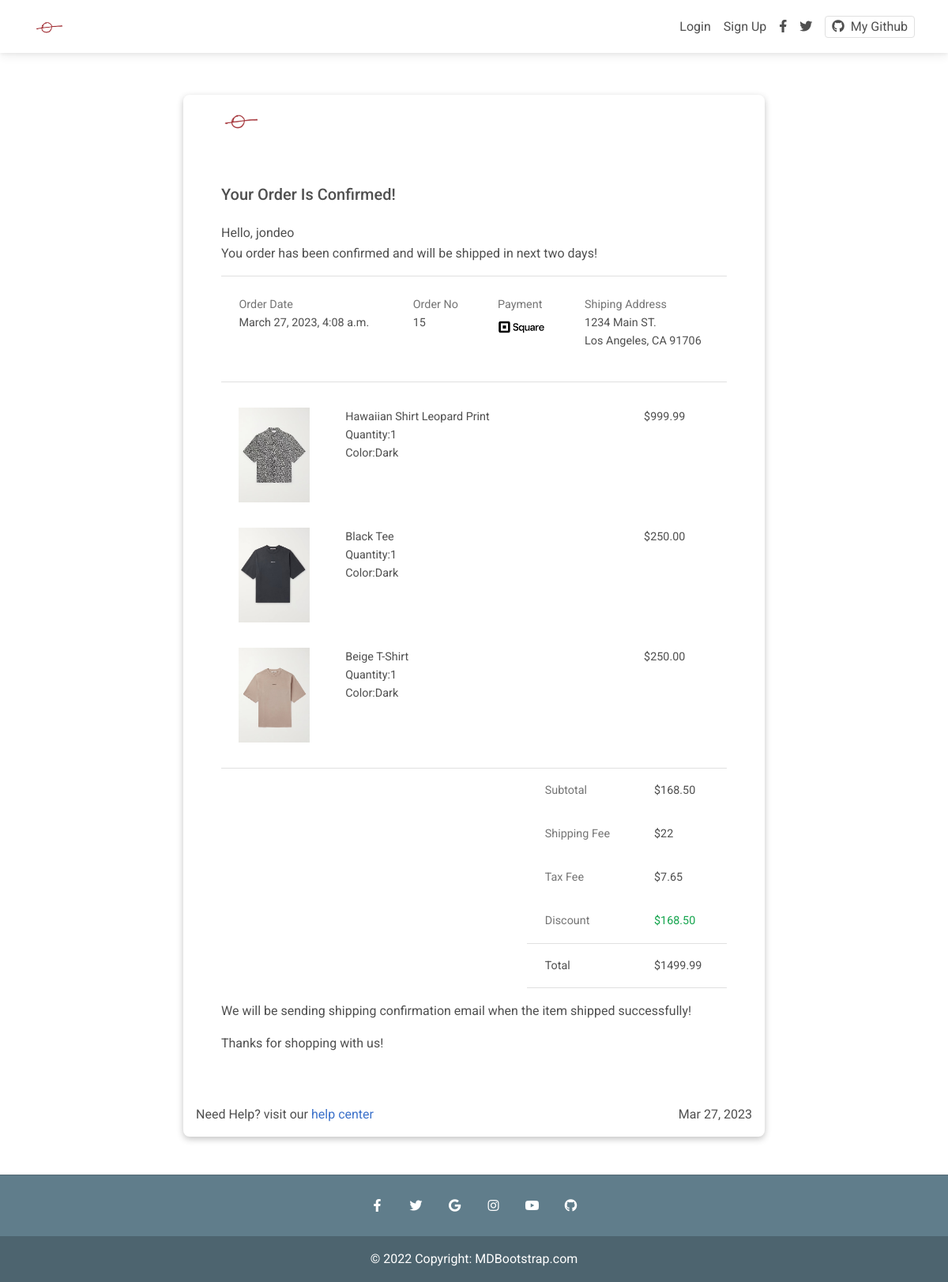
Screenshot of /confirmation/15/ with the database file from the repository.
### myapp/models.py (models this page shows, shortened)
class Order(models.Model):
    user = models.ForeignKey(settings.AUTH_USER_MODEL,
                             on_delete=models.CASCADE)
    ordered = models.BooleanField(default=False)
    items = models.ManyToManyField(OrderItem)
    start_date = models.DateTimeField(auto_now_add=True)
    ordered_date = models.DateTimeField(auto_now_add=True)
    f_name = models.CharField(max_length=50, null=True)
    l_name = models.CharField(max_length=50, null=True)
    email = models.EmailField(max_length=200, null=True)
    address = models.CharField(max_length=500, null=True)
    address2 = models.CharField(max_length=200, null=True)
    city = models.CharField(max_length=100, null=True)
    country = CountryField()
    state = USStateField()
    zip = USZipCodeField()
    def get_total(self):
        total = 0
        for item in self.items.all():
            if item.item.discount:
                total += item.get_discount_price()
            else:
                total += item.total_price_calc()
        return total

class OrderItem(models.Model):
    user = models.ForeignKey(settings.AUTH_USER_MODEL,
                             on_delete=models.CASCADE)
    item = models.ForeignKey(Item, on_delete=models.CASCADE)
    quantity = models.IntegerField(default=1)
    ordered = models.BooleanField(default=False)
    def total_price_calc(self):
        return self.quantity*self.item.price

class Item(models.Model):
    title = models.CharField(max_length=100)
    price = models.DecimalField(decimal_places=2, max_digits=10)
    discount = models.DecimalField(
        decimal_places=2, max_digits=10, null=True, blank=True)
    category = models.CharField(choices=CATEGORY_CHOICES, max_length=2)
    label = models.CharField(choices=LABEL_CHOICES, max_length=1)
    slug = models.SlugField()
    description = models.TextField()
    file_name = models.CharField(max_length=50)

### myapp/views.py (the view)
# urls.py: path('confirmation/<pk>/', views.ConfirmationView.as_view(), name='confirmation'),
class ConfirmationView(DetailView):
    model = Order
    template_name = 'confirmation.html'

### templates/confirmation.html
{% extends "index.html" %}
{% load static %}
{% block content %}
<div class="container mt-5 mb-5">
    <div class="row d-flex justify-content-center">
        <div class="col-md-8">
            <div class="card">
                    <div class="text-left logo p-2 px-5">
                        <img src="{% static 'img/isolate.jpg' %}" width="50">
                    </div>
                    <div class="invoice p-5">
                        <h5>Your Order Is Confirmed!</h5>
                        <span class="font-weight-bold d-block mt-4">Hello, {{ object.user.username }}</span>
                        <span>You order has been confirmed and will be shipped in next two days!</span>
                        <div class="payment border-top mt-3 mb-3 border-bottom table-responsive">
                            <table class="table table-borderless">
                                <tbody>
                                    <tr>
                                        <td>
                                            <div class="py-2">
                                                <span class="d-block text-muted">Order Date</span>
                                            <span>{{ object.ordered_date }}</span>
                                            </div>
                                        </td>
                                        <td>
                                            <div class="py-2">
                                                <span class="d-block text-muted">Order No</span>
                                            <span>{{ object.id }}</span>
                                            </div>
                                        </td>
                                        <td>
                                            <div class="py-2">
                                                <span class="d-block text-muted">Payment</span>
                                            <span><img src="{% static 'img/square-vector-logo-2022.png' %}" width="60"/></span>
                                            </div>
                                        </td>
                                        <td>
                                            <div class="py-2">
                                                <span class="d-block text-muted">Shiping Address</span>
                                            <span>{{ object.address }}{% if object.address2 %} {{ object.address2 }}{% endif %}<br>{{ object.city }}, {{ object.state }} {{ object.zip }}</span>
                                            </div>
                                        </td>
                                    </tr>
                                </tbody>
                            </table>
                        </div>
                            <div class="product border-bottom table-responsive">
                                <table class="table table-borderless">
                                <tbody>
                                    {% for obj in object.items.all %}
                                    <tr>
                                        <td width="20%">
                                        <img src="{% static obj.item.file_name %}" width="90">
                                    </td>
                                    <td width="60%">
                                        <span class="font-weight-bold">{{ obj.item.title }}</span>
                                        <div class="product-qty">
                                            <span class="d-block">Quantity:{{ obj.quantity }}</span>
                                            <span>Color:Dark</span>
                                        </div>
                                    </td>
                                    <td width="20%">
                                        <div class="text-right">
                                            {% if obj.item.discount %}
                                            <span class="font-weight-bold">${{ obj.get_discount_price }}</span>
                                            {% else %}
                                            <span class="font-weight-bold">${{ obj.total_price_calc }}</span>
                                            {% endif %}
                                        </div>
                                    </td>
                                    </tr>
                                    {% endfor %}
                                </tbody>
                                </table>
                            </div>
                            <div class="row d-flex justify-content-end">
                                <div class="col-md-5">
                                    <table class="table table-borderless">
                                        <tbody class="totals">
                                            <tr>
                                                <td>
                                                    <div class="text-left">
                                                        <span class="text-muted">Subtotal</span>
                                                    </div>
                                                </td>
                                                <td>
                                                    <div class="text-right">
                                                        <span>$168.50</span>
                                                    </div>
                                                </td>
                                            </tr>
                                             <tr>
                                                <td>
                                                    <div class="text-left">
                                                        <span class="text-muted">Shipping Fee</span>
                                                    </div>
                                                </td>
                                                <td>
                                                    <div class="text-right">
                                                        <span>$22</span>
                                                    </div>
                                                </td>
                                            </tr>
                                             <tr>
                                                <td>
                                                    <div class="text-left">
                                                        <span class="text-muted">Tax Fee</span>
                                                    </div>
                                                </td>
                                                <td>
                                                    <div class="text-right">
                                                        <span>$7.65</span>
                                                    </div>
                                                </td>
                                            </tr>
                                             <tr>
                                                <td>
                                                    <div class="text-left">
                                                        <span class="text-muted">Discount</span>
                                                    </div>
                                                </td>
                                                <td>
                                                    <div class="text-right">
                                                        <span class="text-success">$168.50</span>
                                                    </div>
                                                </td>
                                            </tr>
                                             <tr class="border-top border-bottom">
                                                <td>
                                                    <div class="text-left">
                                                        <span class="font-weight-bold">Total</span>
                                                    </div>
                                                </td>
                                                <td>
                                                    <div class="text-right">
                                                        <span class="font-weight-bold">${{ object.get_total }}</span>
                                                    </div>
                                                </td>
                                            </tr>
                                        </tbody>
                                    </table>
                                </div>
                            </div>
                            <p>We will be sending shipping confirmation email when the item shipped successfully!</p>
                            <p class="font-weight-bold mb-0">Thanks for shopping with us!</p>
                    </div>
                    <div class="d-flex justify-content-between footer p-3">
                        <span>Need Help? visit our <a href="#"> help center</a></span>
                         <span>{% now "M d, Y" %}</span>
                    </div>
    </div>
        </div>
    </div>
</div>
{% endblock content %}

### static/css/style.css (style rules this page uses)
.card { box-shadow: rgba(0, 0, 0, 0.24) 0px 3px 8px; }

### rows the page displays
Order: user.username "jondeo", ordered_date "March 27, 2023, 4:08 a.m.", id "15", address "1234 Main ST.", city "Los Angeles", state "CA", zip "91706", get_total "1499.99"
OrderItem: item.file_name (picture), item "Hawaiian Shirt Leopard Print", quantity "1", total_price_calc "999.99"
OrderItem: item.file_name (picture), item "Black Tee", quantity "1", total_price_calc "250.00"
OrderItem: item.file_name (picture), item "Beige T-Shirt", quantity "1", total_price_calc "250.00"
